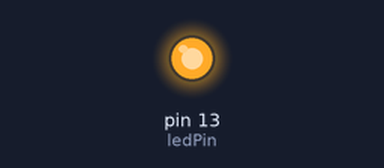
Bench run of a sketch on a simulated Arduino Uno, built with avr-gcc and run on an emulated ATmega328P. On the bench: output pins drawn as LEDs (lit = HIGH).

Above: at 1.0 s.
At 5.5 s:
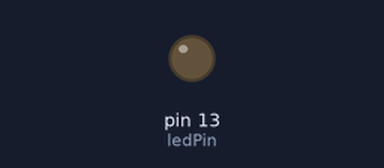
Timing chart, 0 to 6.9 s (numbered marks = the images above):
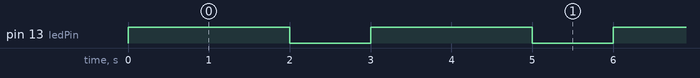

The sketch:

Blink3.ino
```cpp
int ledPin = 13;
int timeArduinoLedIsON  = 2000;
int timeArduinoLedIsOFF = timeArduinoLedIsON / 2;


void setup() {
  pinMode(ledPin, OUTPUT);
}

void loop() {
  digitalWrite(ledPin, HIGH);
  delay(timeArduinoLedIsON);
  digitalWrite(ledPin, LOW);
  delay(timeArduinoLedIsOFF);
}
```

Measured:
- by itself, pin 13 (ledPin): alternates HIGH for 2.0 s and LOW for 1.0 s
